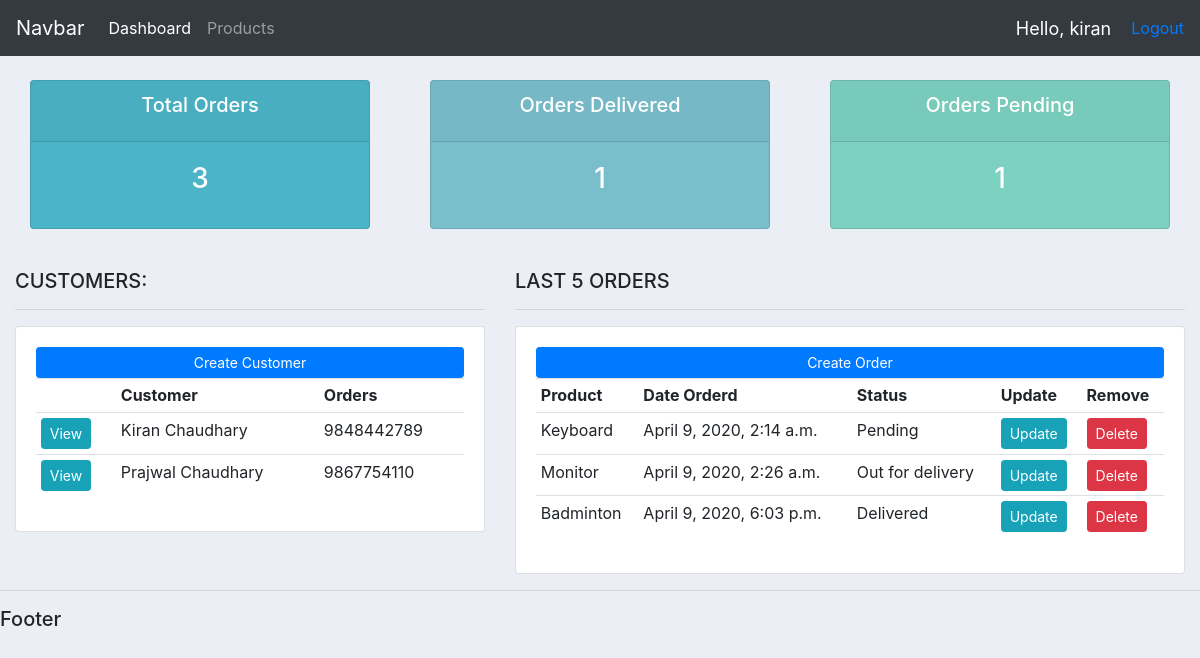
Page / (signed in) on the earlier database version.
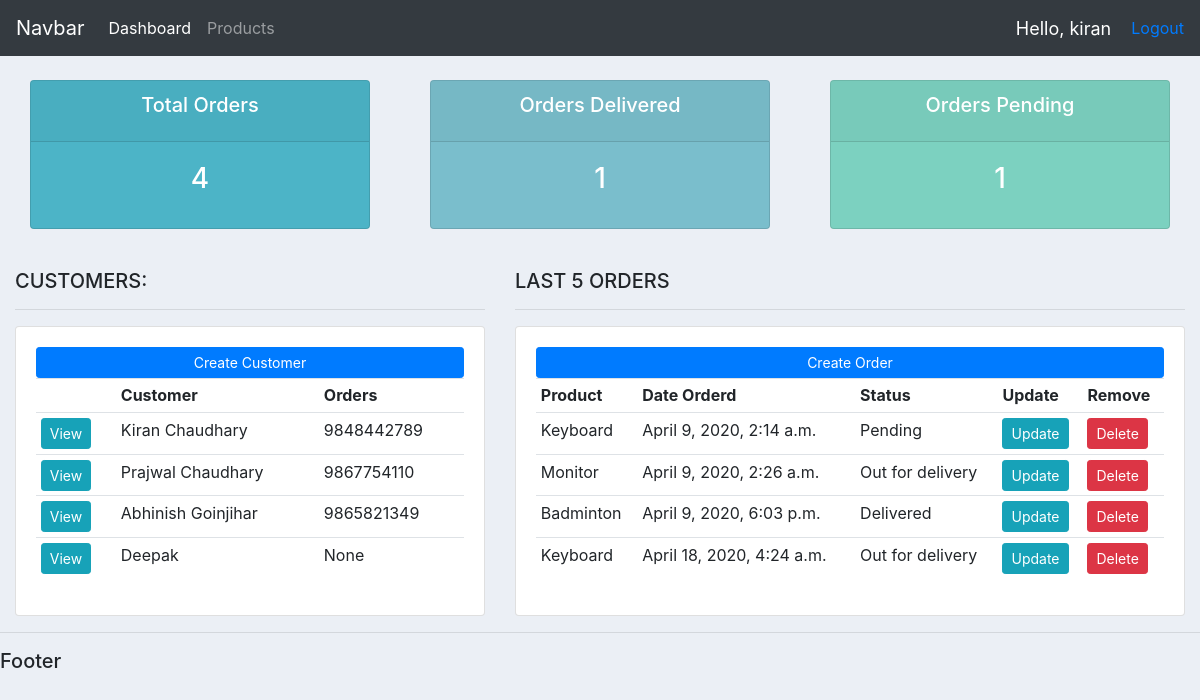
Same page on the later database version.
### accounts/models.py (models this page shows, shortened)
class Customer(models.Model):
    user = models.OneToOneField(User, null=True, on_delete=models.CASCADE)
    name = models.CharField(max_length=200)
    profile_pic = models.ImageField(null=True, blank=True)
    phone = models.CharField(max_length=10, null=True)
    email = models.CharField(max_length=200, null=True)
    date_created = models.DateTimeField(auto_now_add=True)

class Order(models.Model):
    STATUS = (
        ('Pending', 'Pending'),
        ('Out for delivery', 'Out for delivery'),
        ('Delivered', 'Delivered'),
    )
    customer = models.ForeignKey(Customer, on_delete=models.SET_NULL, null=True)
    product = models.ForeignKey(Product, on_delete=models.SET_NULL, null = True)
    date_created = models.DateTimeField(auto_now_add=True)
    status = models.CharField(max_length=200, null=True, choices=STATUS)

class Product(models.Model):
    CATEGORY = (
        ('Indoor', 'Indoor'),
        ('Out door', 'Out door'),
    )
    name = models.CharField(max_length=200)
    price = models.FloatField()
    category = models.CharField(max_length=200, choices=CATEGORY)
    description = models.CharField(max_length=200, null=True, blank=True)
    date_created = models.DateTimeField(auto_now_add=True)
    tags = models.ManyToManyField(Tag)
    def __str__(self):
        return self.name

### accounts/decorators.py (the view)
    def wrapper_func(request, *args, **kwargs):
        group = None
        if request.user.groups.exists():
            group = request.user.groups.all()[0].name
        if group == 'customer':
            return redirect('user-page')
        if group == 'admin':
            return view_func(request, *args, **kwargs)

### accounts/views.py (called while the page is built)
@login_required(login_url="login")
@admin_only
def home(request):
    customers = Customer.objects.all()
    orders = Order.objects.all()
    total_orders = orders.count()
    orders_delivered = orders.filter(status="Delivered").count()
    orders_pending = orders.filter(status="Pending").count()
    context={
        'customers': customers,
        'orders' : orders,
        'total_orders' : total_orders,
        'orders_delivered' : orders_delivered,
        'orders_pending' : orders_pending,
    }
    return render(request,"accounts/dashboard.html", context)

### accounts/templates/accounts/dashboard.html
{% extends 'accounts/base.html' %}
{% block content %}
{% include 'accounts/status.html' %}
    <br>
    <div class="row">
        <div class="col-md-5">
            <h5>CUSTOMERS:</h5>
            <hr>
            <div class="card card-body">
                <a class="btn btn-primary  btn-sm btn-block" href="">Create Customer</a>
                <table class="table table-sm">
                    <tr>
                        <th></th>
                        <th>Customer</th>
                        <th>Orders</th>
                    </tr>
                    {% for customer in customers %}
                        <tr>
                            <td><a class="btn btn-sm btn-info" href="{% url 'customer' customer.id %}">View</a></td>
                            <td>{{ customer.name }}</td>
                            <td>{{ customer.phone }}</td>
                        </tr>
                    {% endfor %}
                </table>
            </div>
        </div>
        <div class="col-md-7">
            <h5>LAST 5 ORDERS</h5>
            <hr>
            <div class="card card-body">
                <a class="btn btn-primary  btn-sm btn-block" href="{% url 'create_order' %}">Create Order</a>
                <table class="table table-sm">
                    <tr>
                        <th>Product</th>
                        <th>Date Orderd</th>
                        <th>Status</th>
                        <th>Update</th>
                        <th>Remove</th>
                    </tr>
                    {% for order in orders %}
                        <tr>
                            <td>{{ order.product }}</td>
                            <td>{{ order.date_created }}</td>
                            <td>{{ order.status }}</td>
                            <td><a class="btn btn-sm btn-info" href="{% url 'update_order' order.id %}">Update</a></td>
                            <td><a class="btn btn-sm btn-danger" href="{% url 'delete_order' order.id %}">Delete</a></td>
                        </tr>
                    {% endfor %}
                </table>
            </div>
        </div>
    </div>
{% endblock content %}

### accounts/templates/accounts/base.html (shortened to what this page needs)
{% load static %}
<!DOCTYPE html>
<html lang="en">
<head>
    <link rel="stylesheet" href="https://stackpath.bootstrapcdn.com/bootstrap/4.3.1/css/bootstrap.min.css">
    <link rel="stylesheet" href="{% static 'css/base.css' %}">
</head>
<body>
    {% include "accounts/navbar.html" %}
    <div class="container-fluid">
        {% block content %}
        {% endblock content %}
    </div>
    <hr>
    <h5>Footer</h5>
</body>
</html>

### accounts/templates/accounts/navbar.html (shortened to what this page needs)
<nav class="navbar navbar-expand-lg navbar-dark bg-dark">
  <a class="navbar-brand" href="#">Navbar</a>
    <div class="collapse navbar-collapse" id="navbarNav">
      <ul class="navbar-nav">
      {% if request.user.is_staff %}
        <li class="nav-item active">
          <a class="nav-link" href="{% url 'home' %}">Dashboard</a>
        </li>
        <li class="nav-item">
          <a class="nav-link" href="{% url 'product' %}">Products</a>
        </li>
        {% else %}
          <li class="nav-item">
            <a class="nav-link" href="{% url 'account' %}">Settings</a>
          </li>
        {% endif %}
      </ul>
    </div>
  <span id="hello-msg">Hello, {{ request.user }}</span>
  <span><a href="{% url 'logout' %}">Logout</a></span>
</nav>

### accounts/templates/accounts/status.html
<br>
<div class="row">
	<div class="col">
		<div class="col-md">
			<div class="card text-center text-white  mb-3" id="total-orders">
			  	<div class="card-header">
			  		<h5 class="card-title">Total Orders</h5>
			  	</div>
			  	<div class="card-body">
			    	<h3 class="card-title">{{ total_orders }}</h3>
			  	</div>
			</div>
		</div>
	</div>
	<div class="col">
		<div class="col-md">
			<div class="card text-center text-white  mb-3" id="orders-delivered">
			  	<div class="card-header">
			  		<h5 class="card-title">Orders Delivered</h5>
			  	</div>
			  	<div class="card-body">
					<h3 class="card-title">{{ orders_delivered }}</h3>
			  	</div>
			</div>
		</div>
	</div>
	<div class="col">
		<div class="col-md">
			<div class="card text-center text-white  mb-3" id="orders-pending">
			  	<div class="card-header">
			  		<h5 class="card-title">Orders Pending</h5>
			  	</div>
			  	<div class="card-body">
			    	<h3 class="card-title">{{ orders_pending }}</h3>
			  	</div>
			</div>
		</div>
	</div>
</div>

### static/css/base.css (style rules this page uses)
body { background-color: #ebeff5; }
#total-orders { background-color: #4cb4c7; }
#orders-delivered { background-color: #7abecc; }
#orders-pending { background-color: #7CD1C0; }

### accounts/templates/accounts/navbar.html (style rules this page uses)
#hello-msg { font-size: 18px; color: #fff; margin-right: 20px; }

Differences in the rows shown:
added Customer: name "Abhinish Goinjihar", phone "9865821349"
added Customer: name "Deepak", phone "None"
added Order: product "Keyboard", date_created "April 18, 2020, 4:24 a.m.", status "Out for delivery"
Other differences:
{{ total_orders }}: "3" → "4"
